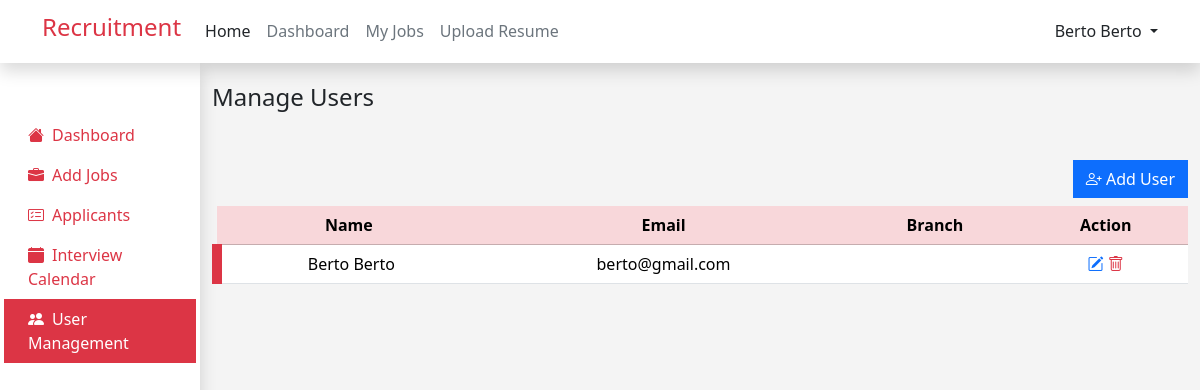
Page /admin/manage_user.php (signed in) on the earlier database version.
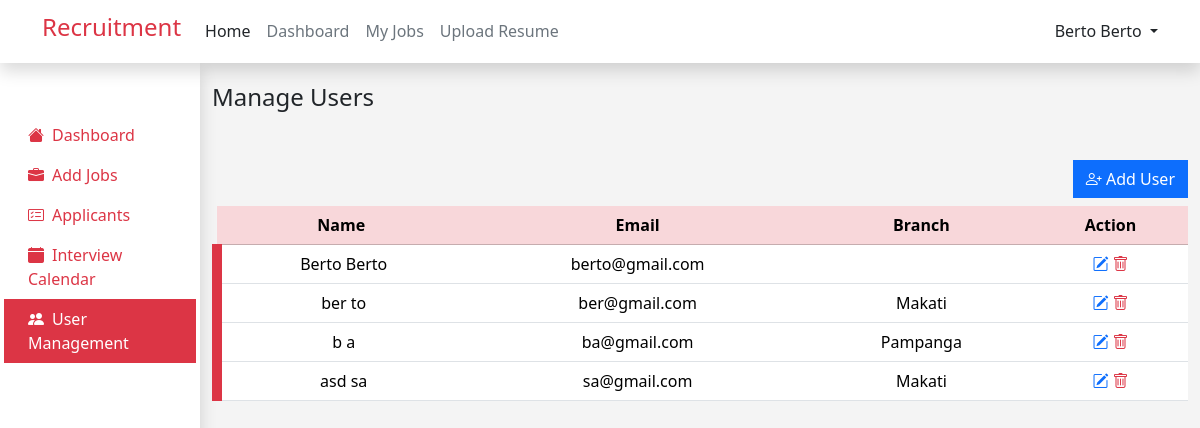
Same page on the later database version.
### tables this page shows
CREATE TABLE `user` (
  `id` int(11) NOT NULL,
  `first_name` varchar(255) NOT NULL,
  `last_name` varchar(255) NOT NULL,
  `email` varchar(255) NOT NULL,
  `password` varchar(255) NOT NULL,
  `role` varchar(255) NOT NULL,
  `resume` varchar(255) NOT NULL,
  `branch` varchar(255) NOT NULL
);

### admin/manage_user.php (the view, shortened to what this page needs)
<?php
include ('../header.php');
include ('../dbconn.php');
$query = "SELECT * FROM user WHERE role = ?";
$role = "admin";
$stmt = $conn->prepare($query);
$stmt->bind_param("s", $role);
$stmt->execute();
$result = $stmt->get_result();
?>
<!DOCTYPE html>
<html lang="en">
<head>
</head>
<body style="background-color: #F4F4F4; ">
    <div class="container-fluid">
        <div class="row h-100">
            <div class="col-md-2 col-lg-3 col-xl-2 bg-white  p-0 m-0 d-lg-block shadow">
                <?php include ("../admin/admin_sidebar.php"); ?>
            </div>
            <div class="col-md-10 col-lg-9 col-xl-10  mt-3">
                <h4 class=" mt-1 mb-5 ">Manage Users</h4>
                <div class="float-end mb-2">
                    <button type="button" class="btn btn-primary" data-bs-toggle="modal" data-bs-target="#addUserModal"
                        style="border-radius: 0;">
                        <i class="bi bi-person-plus"></i> Add User
                    </button>
                </div>
                <table class="table text-center table-hover">
                    <thead class="table-danger">
                        <tr>
                            <th>Name</th>
                            <th>Email</th>
                            <th>Branch</th>
                            <th>Action</th>
                        </tr>
                    </thead>
                    <tbody style="margin-bottom: 10px;">
                        <?php
                        while ($row = $result->fetch_assoc()) {
                            ?>
                            <tr class="rounded-1 left-border-danger ">
                                <td>
                                    <?php echo $row['first_name'] . ' ' . $row['last_name']; ?>
                                </td>
                                <td>
                                    <?php echo $row['email']; ?>
                                </td>
                                <td>
                                    <?php echo $row['branch']; ?>
                                </td>
                                <td>
                                    <a href="#" class="text-decoration-none text-primary" data-bs-toggle="modal"
                                        data-bs-target="#editUserModal">
                                        <i class="bi bi-pencil-square"></i>
                                    </a>
                                    <a href="" class="text-decoration-none text-danger">
                                        <i class="bi bi-trash"></i>
                                    </a>
                                </td>
                            </tr>
                            <?php
                        }
                        ?>
                    </tbody>
                </table>
            </div>
        </div>
    </div>
</body>
</html>

### header.php (shortened to what this page needs)
<html lang="en">
<head>
    <link href="https://cdn.jsdelivr.net/npm/bootstrap@5.3.3/dist/css/bootstrap.min.css" rel="stylesheet"
>
    <link href="https://cdn.jsdelivr.net/npm/bootstrap-icons@1.7.0/font/bootstrap-icons.css" rel="stylesheet">
    <link href="https://cdn.jsdelivr.net/npm/summernote@0.8.18/dist/summernote.min.css" rel="stylesheet">
    <link href="https://cdn.jsdelivr.net/npm/summernote@0.8.18/dist/summernote-lite.min.css" rel="stylesheet">
    <link rel="stylesheet" href="../style.css">
</head>
<body>
    <nav class="navbar navbar-expand-lg shadow bg-white">
        <div class="container">
            <a href="/recruitment" class="navbar-brand text-danger">
                <h4>Recruitment</h4>
            </a>
            <div class="collapse navbar-collapse justify-content-lg-start" id="navbarNav">
                <ul class="navbar-nav me-lg-auto mb-2 justify-content-center mb-md-0">
                    <li class="nav-item">
                        <a href="/recruitment"
                            class="nav-link link-dark <?php echo ($_SERVER['REQUEST_URI'] == '/recruitment' || $_SERVER['REQUEST_URI'] == '/recruitment/' || $_SERVER['REQUEST_URI'] == '/recruitment/index.php') ? 'text-dark fw-bold' : 'text-dark'; ?>">
                            Home
                        </a>
                    </li>
                    <?php
                    if (isset ($_SESSION['user_role']) && $_SESSION['user_role'] == 'admin') {
                        $adminDashboardUrl = "/recruitment/admin/home.php";
                        $href = $adminDashboardUrl;
                        $isActive = ($_SERVER['REQUEST_URI'] == $adminDashboardUrl || $_SERVER['REQUEST_URI'] == $adminDashboardUrl . '/') ? ' text-dark fw-bold' : ' text-secondary';
                        echo '
                        <li class="nav-item">
                            <a href="' . $href . '" class="nav-link  link-dark ' . $isActive . '">
                                Dashboard
                            </a>
                        </li>
                        ';
                    }
                    if (isset ($_SESSION['user_id'])) {
                        echo '
                        <li class="nav-item">
                            <a href="/recruitment/my_jobs.php?status=Pending" class="nav-link link-dark  '
                            . ($_SERVER['REQUEST_URI'] == '/recruitment/my_jobs.php?status=Pending' || $_SERVER['REQUEST_URI'] == '/recruitment/my_jobs.php?status=Pending/' ||
                                $_SERVER['REQUEST_URI'] == '/recruitment/my_jobs.php?status=Reviewed' || $_SERVER['REQUEST_URI'] == '/recruitment/my_jobs.php?status=Reviewed/' ||
                                $_SERVER['REQUEST_URI'] == '/recruitment/my_jobs.php?status=Interview' || $_SERVER['REQUEST_URI'] == '/recruitment/my_jobs.php?status=Interview/' ||
                                $_SERVER['REQUEST_URI'] == '/recruitment/my_jobs.php?status=Result' || $_SERVER['REQUEST_URI'] == '/recruitment/my_jobs.php?status=Result/' ? 'text-dark fw-bold' : 'text-secondary') . '">
                                My Jobs
                            </a>
                        </li>
                        <li class="nav-item">
                            <a href="/recruitment/upload_resume.php" class="nav-link link-dark ' . ($_SERVER['REQUEST_URI'] == '/recruitment/upload_resume.php' || $_SERVER['REQUEST_URI'] == '/recruitment/upload_resume.php/' ? 'text-dark fw-bold' : 'text-secondary') . '">
                                Upload Resume
                            </a>
                        </li>
                        ';
                    }
                    ?>
                </ul>
                <div class="navbar-text text-end">
                    <?php
                    if (isset ($_SESSION["user_id"])) {
                        $user = $_SESSION["user_name"];
                        echo '
                            <div class="row">
                                <div class="col-sm-1 dropdown d-flex justify-content-start">
                                    <a href="#" class="d-block link-danger text-decoration-none dropdown-toggle text-dark" id="dropdownUser2"
                                        data-bs-toggle="dropdown" aria-expanded="false">
                                        ' . $user . '
                                    </a>
                                    <ul class="dropdown-menu text-small shadow" aria-labelledby="dropdownUser2">
                                        <li><a class="dropdown-item" href="/recruitment/profile.php"><i class="bi bi-person-circle"></i> Profile</a></li>
                                        <li>
                                            <hr class="dropdown-divider">
                                        </li>
                                        <li><a class="dropdown-item" href="/recruitment/logout.php"><i class="bi bi-box-arrow-right"></i> Sign out</i></a></li>
                                    </ul>
                                </div>
                            </div>
                        ';
                    } else {
                        echo '
                            <a href="login.php" class="btn btn-outline-danger me-2" style="border-radius: 0;">Login</a>
                            <a href="register.php" class="btn btn-danger" style="border-radius: 0;">Sign-up</a>
                        ';
                    }
                    ?>
                </div>
            </div>
        </div>
    </nav>
</body>
</html>

### admin/admin_sidebar.php
<div class=" p-1">
    <ul class="nav flex-column mt-5" style="font-size:16px;">
        <li>
            <a href="../admin/home.php"
                class="nav-link p-2 ps-4 <?php echo ($_SERVER['REQUEST_URI'] == '/recruitment/admin/home.php' || $_SERVER['REQUEST_URI'] == '/recruitment/admin/home.php/') ? 'border-end border-danger border-5 bg-danger text-white' : 'text-danger'; ?>">
                <i class=" bi bi-house-fill me-2"></i>Dashboard
            </a>
        </li>
        <li>
            <a href="../admin/add_job.php"
                class="nav-link p-2 ps-4 <?php echo ($_SERVER['REQUEST_URI'] == '/recruitment/admin/add_job.php' || $_SERVER['REQUEST_URI'] == '/recruitment/admin/add_job.php/') ? 'border-end border-danger border-5 bg-danger text-white' : 'text-danger'; ?>">
                <i class="bi bi-briefcase-fill me-2"></i>Add Jobs
            </a>
        </li>
        <li>
            <a href="../admin/applicants.php"
                class="nav-link p-2 ps-4 <?php echo ($_SERVER['REQUEST_URI'] == '/recruitment/admin/applicants.php' || $_SERVER['REQUEST_URI'] == '/recruitment/admin/applicants.php/') ? 'border-end border-danger border-5 bg-danger text-white' : 'text-danger'; ?>">
                <i class="bi bi-card-checklist me-2"></i>Applicants
            </a>
        </li>
        <li>
            <a href="../admin/interview_calendar.php"
                class="nav-link p-2 ps-4 <?php echo ($_SERVER['REQUEST_URI'] == '/recruitment/admin/interview_calendar.php' || $_SERVER['REQUEST_URI'] == '/recruitment/admin/interview_calendar.php/') ? 'border-end border-danger border-5 bg-danger text-white' : 'text-danger'; ?>">
                <i class="bi bi-calendar-fill me-2"></i>Interview Calendar
            </a>
        </li>
        <li>
            <a href="../admin/manage_user.php"
                class="nav-link p-2 ps-4 <?php echo ($_SERVER['REQUEST_URI'] == '/recruitment/admin/manage_user.php' || $_SERVER['REQUEST_URI'] == '/recruitment/admin/manage_user.php/') ? 'border-end border-danger border-5 bg-danger text-white' : 'text-danger'; ?>">
                <i class="bi bi-people-fill me-2"></i>User Management
            </a>
        </li>
    </ul>
</div>

### style.css (style rules this page uses)
.left-border-danger { border-left: 10px solid #dc3545; }

Differences in the rows shown:
added user: first_name "ber", last_name "to", email "ber@gmail.com", branch "Makati"
added user: first_name "b", last_name "a", email "ba@gmail.com", branch "Pampanga"
added user: first_name "asd", last_name "sa", email "sa@gmail.com", branch "Makati"
